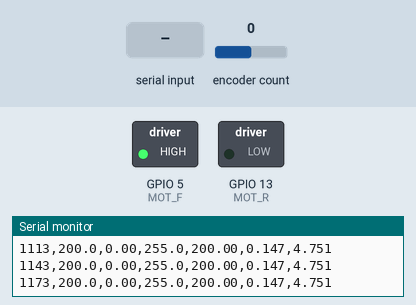
Bench run of a sketch on a simulated ESP32. Shown: switched loads named in the sketch (green lamp = pin HIGH), the last lines printed to the serial monitor. The inputs (shaded band) are chosen by the test bench; at power-on: encoder count 0.

Above: at 1.2 s.
1.3 s: "90,45\n" received over Serial
At 2.45 s:
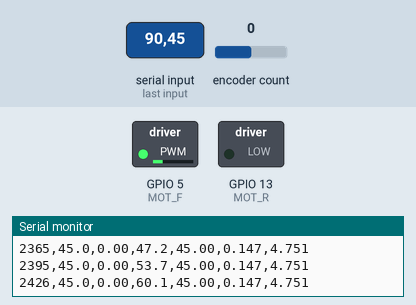
4.3 s: "30,150\n" received over Serial
At 5.4 s:
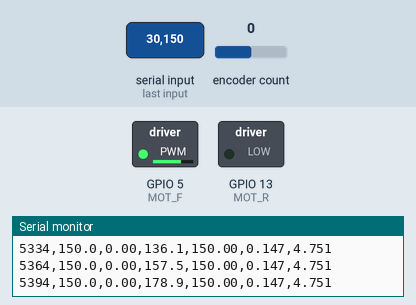
Timing chart, 0 to 7.3 s (numbered marks = the images above; inputs shaded):
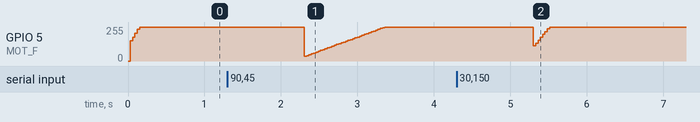

The sketch:

FR_MOTOR.ino
```cpp
#include <Arduino.h>
#include <ESP32Encoder.h>

// ======================================================
// PIN CONFIG
// ======================================================
const int ENC_A  = 34;
const int ENC_B  = 35;
const int MOT_F  = 5;
const int MOT_R  = 13;

const int PWM_CH   = 0;
const int PWM_FREQ = 20000;
const int PWM_RES  = 8;

// ======================================================
// ENCODER
// ======================================================
ESP32Encoder encoder;

// Slightly slower sampling → smoother RPM
const uint32_t SAMPLE_MS = 30;
const float CPR = 269.5f * 2.0f;

// ======================================================
// SYSTEM MODEL (from your identification)
// ======================================================
float K_model = 2.105f;
float tau     = 0.031f;

// Stability-focused tuning
float lambda = 0.1f;

// ======================================================
// CONTROLLER
// ======================================================
float Kp, Ki;
float Kff;
float Kaw = 0.2f;

// State
float integral = 0.0f;

// Limits
const float U_MAX = 255.0f;
const float U_MIN = 0.0f;
const float I_MAX = 100.0f;

// ======================================================
// RPM
// ======================================================
long lastEncCount = 0;
uint32_t lastSampleT = 0;

float currentRPM = 0.0f;
float filteredRPM = 0.0f;

// Low-pass filter
float alpha = 0.3f;

// Deadband
float deadband = 1.0f;

float setpointRPM = 200.0f;

// ======================================================
// MOTOR
// ======================================================
void motorPWM(float pwm) {
  digitalWrite(MOT_R, LOW);
  ledcWrite(PWM_CH, constrain((int)pwm, 0, 255));
}

// ======================================================
// AUTO-TUNE (IMC)
// ======================================================
void autoTune() {
  Kp = tau / (K_model * lambda);
  Ki = Kp / tau;

  Kff = 1.0f / max(K_model, 0.01f);

  Serial.println("\n=== AUTO TUNE ===");
  Serial.printf("Kp=%.3f Ki=%.3f Kff=%.3f\n", Kp, Ki, Kff);
}

// ======================================================
// RPM UPDATE
// ======================================================
bool updateRPM() {
  uint32_t now = millis();
  uint32_t dt = now - lastSampleT;

  if (dt < SAMPLE_MS) return false;

  long count = encoder.getCount();
  long delta = count - lastEncCount;

  float rawRPM = (float(delta) / CPR) * (60000.0f / dt);

  // Low-pass filter
  filteredRPM = alpha * rawRPM + (1 - alpha) * filteredRPM;
  currentRPM = filteredRPM;

  lastEncCount = count;
  lastSampleT = now;

  return true;
}

// ======================================================
// SETUP
// ======================================================
void setup() {
  Serial.begin(115200);

  ESP32Encoder::useInternalWeakPullResistors = puType::up;
  encoder.attachFullQuad(ENC_A, ENC_B);
  encoder.setCount(0);

  ledcSetup(PWM_CH, PWM_FREQ, PWM_RES);
  ledcAttachPin(MOT_F, PWM_CH);
  pinMode(MOT_R, OUTPUT);

  autoTune();

  lastSampleT = millis();

  Serial.println("time,sp,rpm,pwm,error,Kp,Ki");
}

// ======================================================
// LOOP
// ======================================================
void loop() {

  if (updateRPM()) {

    float dt = SAMPLE_MS / 1000.0f;
    float error = setpointRPM - currentRPM;

    // Deadband
    if (abs(error) < deadband) error = 0;

    // Safety
    if (isnan(error) || isinf(error)) {
      integral = 0;
      return;
    }

    error = constrain(error, -500, 500);

    // Feedforward
    float u_ff = setpointRPM * Kff;

    // Integral
    integral += error * dt;
    integral = constrain(integral, -I_MAX, I_MAX);

    // PI
    float u_pid = Kp * error + Ki * integral;

    float u = u_ff + u_pid;

    // NaN protection
    if (isnan(u) || isinf(u)) {
      integral = 0;
      u = 0;
    }

    // Saturation
    float u_sat = constrain(u, U_MIN, U_MAX);

    // Anti-windup
    float windup = u_sat - u;
    windup = constrain(windup, -50, 50);
    integral += Kaw * windup;

    // Apply
    motorPWM(u_sat);

    // Log
    Serial.printf("%lu,%.1f,%.2f,%.1f,%.2f,%.3f,%.3f\n",
      millis(), setpointRPM, currentRPM, u_sat, error, Kp, Ki);
  }

  // Serial setpoint
  if (Serial.available()) {
    float sp = Serial.parseFloat();
    if (sp > 0 && sp < 500) {
      setpointRPM = sp;
      integral = 0;

      Serial.printf("# New SP: %.1f\n", sp);
    }
  }
}
```
